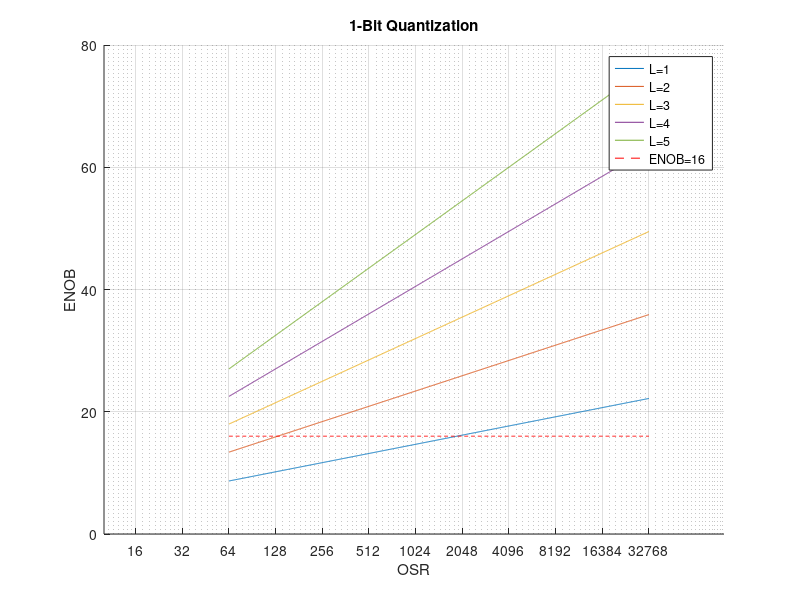

This chart was generated by the following MATLAB code:
x_ticks = 2.^(0:1:15);  % X-axis ticks: 2, 4, 8, 16, and so on
osr = logspace(log10(64), log10(2^15), 1000);  % X-axis range: from 64 to 2^15 logarithmically spaced

snr = zeros(5, length(osr));
enob = zeros(6, length(osr));

for L = 1:1:5
    snr(L, :) = 1.76 + 6.02*2 + 10*log10((2*L+1)/pi^(2*L)) + 10*(2*L+1)*log10(osr);
    enob(L, :) = snr(L, :)/6.02-1.76;
    enob(6, :) = 16;
end

colors = lines(6);  % Predefined color map
figure;
hold on;
for L = 1:1:5
    plot(osr, enob(L, :), 'Color', colors(L, :));
end
plot(osr, enob(6, :), 'Color', 'r', 'LineStyle', '--');
hold off;

legend('L=1', 'L=2', 'L=3', 'L=4', 'L=5', 'ENOB=16');
xlabel('OSR');
ylabel('ENOB');
set(gca, 'XScale', 'log');  % Set X-axis to logarithmic scale
set(gca, 'XTick', x_ticks);  % Set X-axis ticks to 2, 4, 8, 16, and so on
set(gca, 'XTickLabel', x_ticks);  % Set X-axis tick labels to the corresponding values

grid on;  % Display grid
title('1-Bit Quantization');  % Add title
